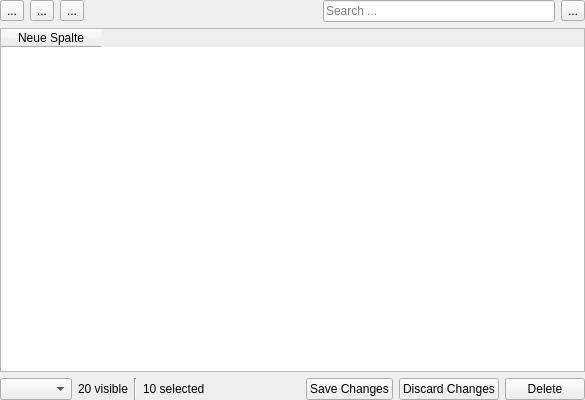
<?xml version="1.0" encoding="UTF-8"?>
<ui version="4.0">
 <class>TransactionListWidget</class>
 <widget class="QWidget" name="TransactionListWidget">
  <property name="geometry">
   <rect>
    <x>0</x>
    <y>0</y>
    <width>585</width>
    <height>400</height>
   </rect>
  </property>
  <property name="windowTitle">
   <string>Form</string>
  </property>
  <layout class="QVBoxLayout" name="verticalLayout">
   <property name="leftMargin">
    <number>0</number>
   </property>
   <property name="topMargin">
    <number>0</number>
   </property>
   <property name="rightMargin">
    <number>0</number>
   </property>
   <property name="bottomMargin">
    <number>0</number>
   </property>
   <item>
    <layout class="QHBoxLayout" name="horizontalLayout">
     <property name="bottomMargin">
      <number>0</number>
     </property>
     <item>
      <widget class="QToolButton" name="newTransactionToolButton">
       <property name="text">
        <string>...</string>
       </property>
       <property name="icon">
        <iconset theme="QIcon::ThemeIcon::ListAdd"/>
       </property>
      </widget>
     </item>
     <item>
      <widget class="QToolButton" name="toolButton_2">
       <property name="text">
        <string>...</string>
       </property>
       <property name="icon">
        <iconset theme="QIcon::ThemeIcon::DocumentOpen"/>
       </property>
      </widget>
     </item>
     <item>
      <widget class="QToolButton" name="toolButton_3">
       <property name="text">
        <string>...</string>
       </property>
       <property name="icon">
        <iconset theme="QIcon::ThemeIcon::DocumentProperties"/>
       </property>
      </widget>
     </item>
     <item>
      <spacer name="horizontalSpacer">
       <property name="orientation">
        <enum>Qt::Orientation::Horizontal</enum>
       </property>
       <property name="sizeHint" stdset="0">
        <size>
         <width>40</width>
         <height>20</height>
        </size>
       </property>
      </spacer>
     </item>
     <item>
      <widget class="QLineEdit" name="lineEdit">
       <property name="placeholderText">
        <string>Search ...</string>
       </property>
      </widget>
     </item>
     <item>
      <widget class="QToolButton" name="deleteEntryButton">
       <property name="text">
        <string>...</string>
       </property>
       <property name="icon">
        <iconset theme="QIcon::ThemeIcon::EditDelete"/>
       </property>
      </widget>
     </item>
    </layout>
   </item>
   <item>
    <widget class="QTableWidget" name="transactionTableWidget">
     <column>
      <property name="text">
       <string>Neue Spalte</string>
      </property>
     </column>
    </widget>
   </item>
   <item>
    <layout class="QHBoxLayout" name="horizontalLayout_2">
     <property name="topMargin">
      <number>0</number>
     </property>
     <property name="rightMargin">
      <number>0</number>
     </property>
     <item>
      <widget class="CheckableComboBox" name="checkableComboBox"/>
     </item>
     <item>
      <widget class="QLabel" name="visibleCountLabel">
       <property name="text">
        <string>20 visible</string>
       </property>
      </widget>
     </item>
     <item>
      <widget class="Line" name="countSeparatorLine">
       <property name="orientation">
        <enum>Qt::Orientation::Vertical</enum>
       </property>
      </widget>
     </item>
     <item>
      <widget class="QLabel" name="selectedCountLabel">
       <property name="text">
        <string>10 selected</string>
       </property>
      </widget>
     </item>
     <item>
      <spacer name="horizontalSpacer_2">
       <property name="orientation">
        <enum>Qt::Orientation::Horizontal</enum>
       </property>
       <property name="sizeHint" stdset="0">
        <size>
         <width>40</width>
         <height>20</height>
        </size>
       </property>
      </spacer>
     </item>
     <item>
      <layout class="QHBoxLayout" name="buttonLayout">
       <property name="rightMargin">
        <number>0</number>
       </property>
       <item>
        <widget class="QPushButton" name="saveButton">
         <property name="text">
          <string>Save Changes</string>
         </property>
         <property name="icon">
          <iconset theme="QIcon::ThemeIcon::SyncSynchronizing"/>
         </property>
        </widget>
       </item>
       <item>
        <widget class="QPushButton" name="discardButton">
         <property name="text">
          <string>Discard Changes</string>
         </property>
         <property name="icon">
          <iconset theme="QIcon::ThemeIcon::EditUndo"/>
         </property>
        </widget>
       </item>
       <item>
        <widget class="QPushButton" name="deleteButton">
         <property name="text">
          <string>Delete</string>
         </property>
         <property name="icon">
          <iconset theme="QIcon::ThemeIcon::EditClear"/>
         </property>
        </widget>
       </item>
      </layout>
     </item>
    </layout>
   </item>
  </layout>
 </widget>
 <customwidgets>
  <customwidget>
   <class>CheckableComboBox</class>
   <extends>QComboBox</extends>
   <header>checkablecombobox.h</header>
  </customwidget>
 </customwidgets>
 <resources/>
 <connections/>
</ui>
